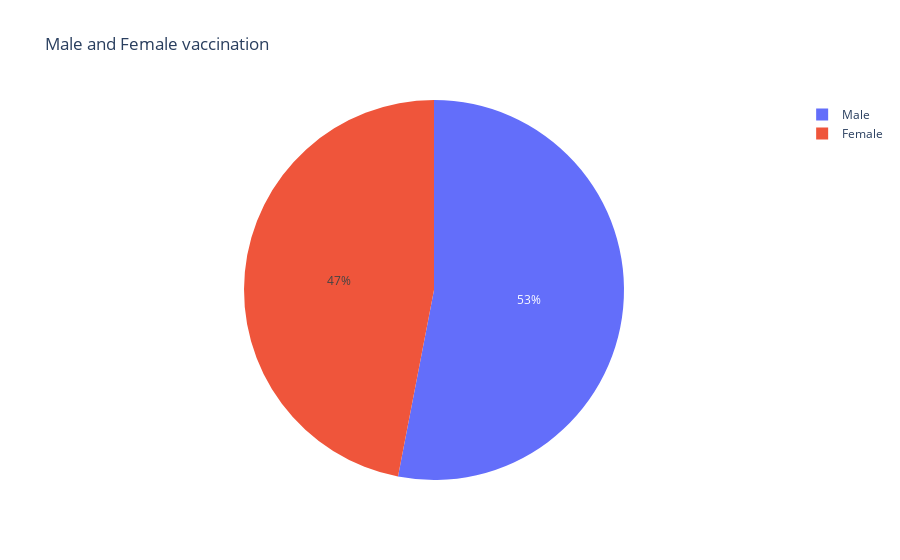

Notebook code for this chart:
### Code cell
#male vs Female vaccination

male = vacination["Male(Individuals Vaccinated)"].sum()
female = vacination["Female(Individuals Vaccinated)"].sum()
px.pie(names = ["Male" ,"Female"],values =[male,female], title = 'Male and Female vaccination')

### Figure 1 — Plotly figure (JSON) as saved in the notebook; plotly's stock layout.template omitted (floating-point values rounded to 4 significant figures)
{"data": [{"domain": {"x": [0, 1], "y": [0, 1]}, "hovertemplate": "label=%{label}<br>value=%{value}<extra></extra>", "labels": ["Male", "Female"], "legendgroup": "", "name": "", "showlegend": true, "type": "pie", "values": [7138698858, 6321628736]}], "layout": {"legend": {"tracegroupgap": 0}, "title": {"text": "Male and Female vaccination"}}}
